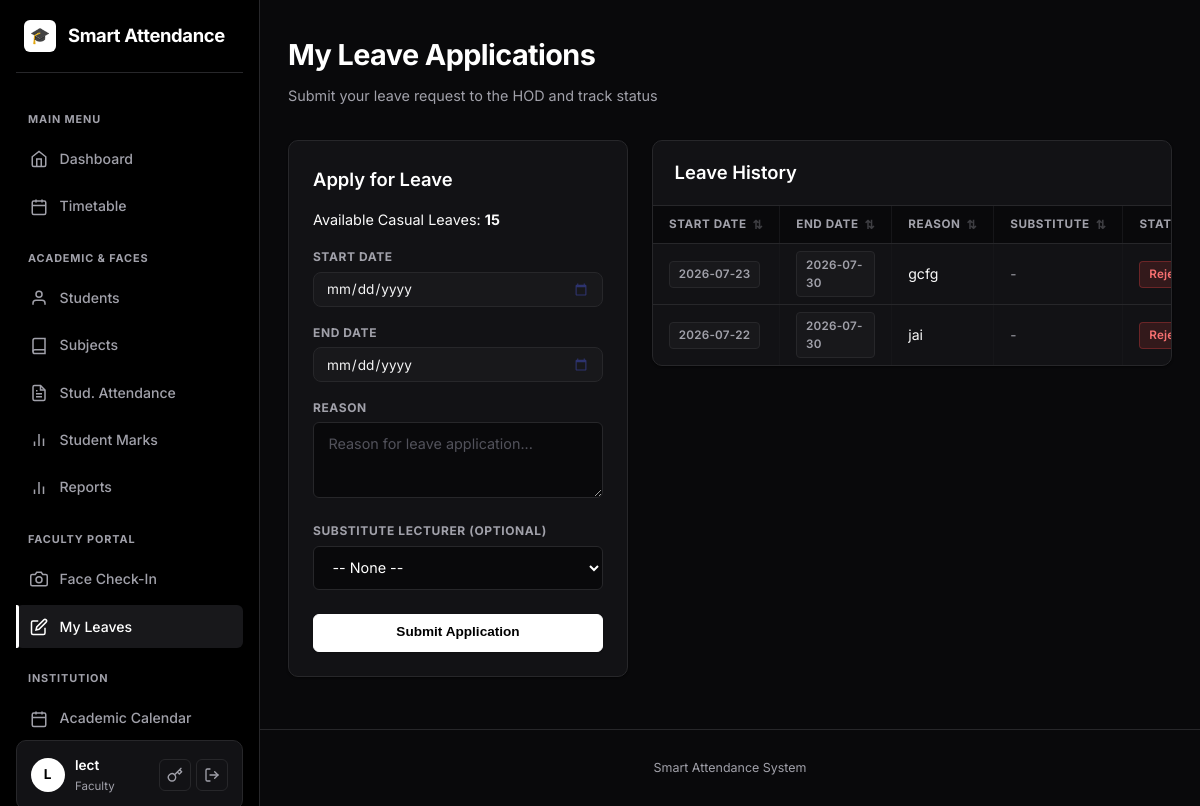
/faculty/leaves (signed in), run on the app's committed database.
### models.py (models this page shows, shortened)
class User(UserMixin, db.Model):
    __tablename__ = "users"
    id = db.Column(db.Integer, primary_key=True)
    username = db.Column(db.String(80), unique=True, nullable=False, index=True)
    email = db.Column(db.String(120), unique=True, nullable=False)
    password_hash = db.Column(db.String(255), nullable=False)
    role = db.Column(db.String(20), nullable=False, default=ROLE_STUDENT)
    department = db.Column(db.String(80), default="")
    phone = db.Column(db.String(20), default="")
    casual_leaves_balance = db.Column(db.Integer, default=15)
    profile_image_path = db.Column(db.String(255), nullable=True)
    created_at = db.Column(db.DateTime, default=datetime.utcnow)
    student_id = db.Column(db.Integer, db.ForeignKey("students.id"), nullable=True)
    student = db.relationship("Student", backref=db.backref("user", uselist=False))
    face_samples = db.relationship(
        "FaceSample", backref="user", cascade="all, delete-orphan"
    )

class LeaveApplication(db.Model):
    __tablename__ = "leave_applications"
    id = db.Column(db.Integer, primary_key=True)
    user_id = db.Column(db.Integer, db.ForeignKey("users.id"), nullable=False)
    user = db.relationship("User", foreign_keys=[user_id], backref=db.backref("leaves", lazy=True))
    reassign_to_id = db.Column(db.Integer, db.ForeignKey("users.id"), nullable=True)
    reassign_to = db.relationship("User", foreign_keys=[reassign_to_id])
    start_date = db.Column(db.Date, nullable=False)
    end_date = db.Column(db.Date, nullable=False)
    reason = db.Column(db.Text, nullable=False)
    status = db.Column(db.String(20), default="pending")  # pending, approved, rejected
    created_at = db.Column(db.DateTime, default=datetime.utcnow)

### blueprints/faculty.py (the view, shortened to what this page needs)
@faculty_bp.route("/leaves", methods=["GET", "POST"])
@login_required
@roles_required(ROLE_FACULTY, ROLE_HOD, ROLE_DIRECTOR)
def leaves():
    my_leaves = LeaveApplication.query.filter_by(user_id=current_user.id).order_by(LeaveApplication.created_at.desc()).all()
    dept_filter = current_user.department
    if dept_filter:
        substitute_candidates = User.query.filter(
            User.id != current_user.id,
            db.or_(
                db.and_(User.role.in_([ROLE_FACULTY, ROLE_HOD]), User.department == dept_filter),
                User.role == ROLE_DIRECTOR
            )
        ).order_by(User.username).all()
    else:
        substitute_candidates = User.query.filter(
            User.id != current_user.id,
            User.role.in_([ROLE_FACULTY, ROLE_HOD, ROLE_DIRECTOR])
        ).order_by(User.username).all()
    return render_template("faculty/leaves.html", leaves=my_leaves, today=date.today().isoformat(), faculty_list=substitute_candidates)

### templates/faculty/leaves.html (shortened to what this page needs)
{% extends "base.html" %}
{% block content %}
<div style="display:flex; justify-content:space-between; align-items:flex-end; margin-bottom: 2rem;">
  <div>
    <h1>{% if current_user.role == 'hod' %}Apply Leave (to Director){% else %}My Leave Applications{% endif %}</h1>
    <p class="subtitle" style="margin-bottom:0;">
      {% if current_user.role == 'hod' %}
        Submit your leave request to the Director and track status
      {% else %}
        Submit your leave request to the HOD and track status
      {% endif %}
    </p>
  </div>
</div>
<div style="display:flex; gap:1.5rem; flex-wrap:wrap; align-items:flex-start;">
  <div style="flex:0 0 340px; min-width:280px;">
    <div class="card">
      <h2 style="margin-top:0;">{% if current_user.role == 'hod' %}Apply to Director{% else %}Apply for Leave{% endif %}</h2>
      <p style="font-size: 0.9rem; margin-bottom: 1rem;">Available Casual Leaves: <strong>{{ current_user.casual_leaves_balance }}</strong></p>
      <form method="post" action="{{ url_for('faculty.leaves') }}">
        <label>Start Date</label>
        <input type="date" name="start_date" required min="{{ today }}">
        <label>End Date</label>
        <input type="date" name="end_date" required min="{{ today }}">
        <label>Reason</label>
        <textarea name="reason" rows="3" required placeholder="Reason for leave application..."></textarea>
        <label>Substitute Lecturer (Optional)</label>
        <select name="reassign_to_id">
          <option value="">-- None --</option>
        </select>
        <div class="btn-row" style="margin-top:1.5rem;">
          <button type="submit" class="btn" style="width:100%;">
            {% if current_user.role == 'hod' %}Submit to Director{% else %}Submit Application{% endif %}
          </button>
        </div>
      </form>
    </div>
  </div>
  <div style="flex:1; min-width:300px;">
    <div class="card card-table">
      <div class="card-table-header">
        <h2>Leave History</h2>
      </div>
      <div class="table-responsive">
        <table>
          <thead>
            <tr>
              <th>Start Date</th>
              <th>End Date</th>
              <th>Reason</th>
              <th>Substitute</th>
              <th>Status</th>
            </tr>
          </thead>
          <tbody>
            {% for leave in leaves %}
            <tr>
              <td><span class="badge badge-muted">{{ leave.start_date }}</span></td>
              <td><span class="badge badge-muted">{{ leave.end_date }}</span></td>
              <td>{{ leave.reason }}</td>
              <td>
                {% if leave.reassign_to %}
                  <span class="badge badge-muted">{{ leave.reassign_to.username }}</span>
                {% else %}
                  <span class="muted">-</span>
                {% endif %}
              </td>
              <td>
                {% if leave.status == 'pending' %}
                  <span class="badge" style="background:rgba(245,158,11,0.15); color:#f59e0b; border:1px solid rgba(245,158,11,0.3);">Pending</span>
                {% elif leave.status == 'approved' %}
                  <span class="badge badge-yes">Approved</span>
                {% else %}
                  <span class="badge badge-no">Rejected</span>
                {% endif %}
              </td>
            </tr>
            {% else %}
            <tr><td colspan="6" style="text-align:center;padding:3rem 2rem;" class="muted">No leave applications found.</td></tr>
            {% endfor %}
          </tbody>
        </table>
      </div>
    </div>
  </div>
</div>
{% endblock %}

### templates/base.html (shortened to what this page needs)
<!DOCTYPE html>
<html lang="en">
<head>
  <link rel="stylesheet" href="{{ url_for('static', filename='style.css') }}">
</head>
<body>
  <div class="app-layout{% if not current_user.is_authenticated %} auth-layout{% endif %}">
    {% if current_user.is_authenticated %}
    <aside class="sidebar" id="sidebar">
      <div class="sidebar-brand">
        <a href="{{ url_for('dashboard.index') }}">
          <div class="brand-icon">🎓</div>
          <span class="brand-name">Smart Attendance</span>
        </a>
      </div>
      <nav class="sidebar-nav">
        {% if current_user.role != 'parent' %}
        <div class="nav-section-label">Main Menu</div>
        <a href="{{ url_for('dashboard.index') }}" class="nav-item">
          <svg viewBox="0 0 24 24" width="18" height="18" fill="none" stroke="currentColor" stroke-width="2"><path d="M3 9l9-7 9 7v11a2 2 0 0 1-2 2H5a2 2 0 0 1-2-2z"></path><polyline points="9 22 9 12 15 12 15 22"></polyline></svg>
          <span>Dashboard</span>
        </a>
        {% endif %}
        {% if current_user.role in ['admin', 'faculty', 'director', 'hod'] %}
        <a href="{{ url_for('dashboard.timetable_view') }}" class="nav-item{% if request.endpoint == 'dashboard.timetable_view' %} active{% endif %}">
          <svg viewBox="0 0 24 24" width="18" height="18" fill="none" stroke="currentColor" stroke-width="2"><rect x="3" y="4" width="18" height="18" rx="2" ry="2"></rect><line x1="16" y1="2" x2="16" y2="6"></line><line x1="8" y1="2" x2="8" y2="6"></line><line x1="3" y1="10" x2="21" y2="10"></line></svg>
          <span>Timetable</span>
        </a>
        {% endif %}
        {% if current_user.role in ['admin', 'faculty', 'director', 'hod'] %}
          <div class="nav-section-label">Academic & Faces</div>
          <a href="{{ url_for('students.list_students') }}" class="nav-item">
            <svg viewBox="0 0 24 24" width="18" height="18" fill="none" stroke="currentColor" stroke-width="2"><path d="M20 21v-2a4 4 0 0 0-4-4H8a4 4 0 0 0-4 4v2"></path><circle cx="12" cy="7" r="4"></circle></svg>
            <span>Students</span>
          </a>
          <a href="{{ url_for('attendance.subjects') }}" class="nav-item">
            <svg viewBox="0 0 24 24" width="18" height="18" fill="none" stroke="currentColor" stroke-width="2"><path d="M4 19.5A2.5 2.5 0 0 1 6.5 17H20"></path><path d="M6.5 2H20v20H6.5A2.5 2.5 0 0 1 4 19.5v-15A2.5 2.5 0 0 1 6.5 2z"></path></svg>
            <span>Subjects</span>
          </a>
          <a href="{{ url_for('attendance.index') }}" class="nav-item">
            <span>Stud. Attendance</span>
          </a>
          <a href="{{ url_for('marks.index') }}" class="nav-item">
            <svg viewBox="0 0 24 24" width="18" height="18" fill="none" stroke="currentColor" stroke-width="2"><line x1="18" y1="20" x2="18" y2="10"></line><line x1="12" y1="20" x2="12" y2="4"></line><line x1="6" y1="20" x2="6" y2="14"></line></svg>
            <span>Student Marks</span>
          </a>
          <a href="{{ url_for('reports.index') }}" class="nav-item">
            <svg viewBox="0 0 24 24" width="18" height="18" fill="none" stroke="currentColor" stroke-width="2"><line x1="18" y1="20" x2="18" y2="10"></line><line x1="12" y1="20" x2="12" y2="4"></line><line x1="6" y1="20" x2="6" y2="14"></line></svg>
            <span>Reports</span>
          </a>
        {% endif %}
        {% if current_user.role == 'faculty' %}
          <div class="nav-section-label">Faculty Portal</div>
          <a href="{{ url_for('faculty.face_attendance') }}" class="nav-item">
            <svg viewBox="0 0 24 24" width="18" height="18" fill="none" stroke="currentColor" stroke-width="2"><path d="M23 19a2 2 0 0 1-2 2H3a2 2 0 0 1-2-2V8a2 2 0 0 1 2-2h4l2-3h6l2 3h4a2 2 0 0 1 2 2z"></path><circle cx="12" cy="13" r="4"></circle></svg>
            <span>Face Check-In</span>
          </a>
          <a href="{{ url_for('faculty.leaves') }}" class="nav-item">
            <svg viewBox="0 0 24 24" width="18" height="18" fill="none" stroke="currentColor" stroke-width="2"><path d="M11 4H4a2 2 0 0 0-2 2v14a2 2 0 0 0 2 2h14a2 2 0 0 0 2-2v-7"></path><path d="M18.5 2.5a2.121 2.121 0 0 1 3 3L12 15l-4 1 1-4 9.5-9.5z"></path></svg>
            <span>My Leaves</span>
          </a>
        {% endif %}
        <div class="nav-section-label">Institution</div>
        <a href="{{ url_for('calendar.index') }}" class="nav-item">
          <svg viewBox="0 0 24 24" width="18" height="18" fill="none" stroke="currentColor" stroke-width="2"><rect x="3" y="4" width="18" height="18" rx="2" ry="2"></rect><line x1="16" y1="2" x2="16" y2="6"></line><line x1="8" y1="2" x2="8" y2="6"></line><line x1="3" y1="10" x2="21" y2="10"></line></svg>
          <span>Academic Calendar</span>
        </a>
      </nav>
      <div class="sidebar-user">
        <div class="user-profile">
          <div class="user-avatar">{{ current_user.username[0]|upper }}</div>
          <div class="user-info">
            <span class="username">{{ current_user.username }}</span>
            <span class="user-role">{{ current_user.role }}</span>
          </div>
        </div>
        <div class="user-actions">
          <a href="{{ url_for('auth.change_password') }}" title="Change Password" class="user-action-btn">
            <svg viewBox="0 0 24 24" width="16" height="16" fill="none" stroke="currentColor" stroke-width="2" stroke-linecap="round" stroke-linejoin="round"><path d="M21 2l-2 2m-7.61 7.61a5.5 5.5 0 1 1-7.778 7.778 5.5 5.5 0 0 1 7.777-7.777zm0 0L15.5 7.5m0 0l3 3L22 7l-3-3m-3.5 3.5L19 4"></path></svg>
          </a>
          <a href="{{ url_for('auth.logout') }}" title="Logout" class="user-action-btn logout-btn">
            <svg viewBox="0 0 24 24" width="16" height="16" fill="none" stroke="currentColor" stroke-width="2" stroke-linecap="round" stroke-linejoin="round"><path d="M9 21H5a2 2 0 0 1-2-2V5a2 2 0 0 1 2-2h4"></path><polyline points="16 17 21 12 16 7"></polyline><line x1="21" y1="12" x2="9" y2="12"></line></svg>
          </a>
        </div>
      </div>
    </aside>
    {% endif %}
    <div class="main-wrapper">
      <main class="container page-transition">
        {% block content %}{% endblock %}
      </main>
      <footer class="footer">Smart Attendance System</footer>
    </div>
  </div>
</body>
</html>

### data on the page
User: username "L", username "lect", role "Faculty", casual_leaves_balance "15"
LeaveApplication: start_date "2026-07-23", end_date "2026-07-30", reason "gcfg", status "Rejected"
LeaveApplication: start_date "2026-07-22", end_date "2026-07-30", reason "jai", status "Rejected"
